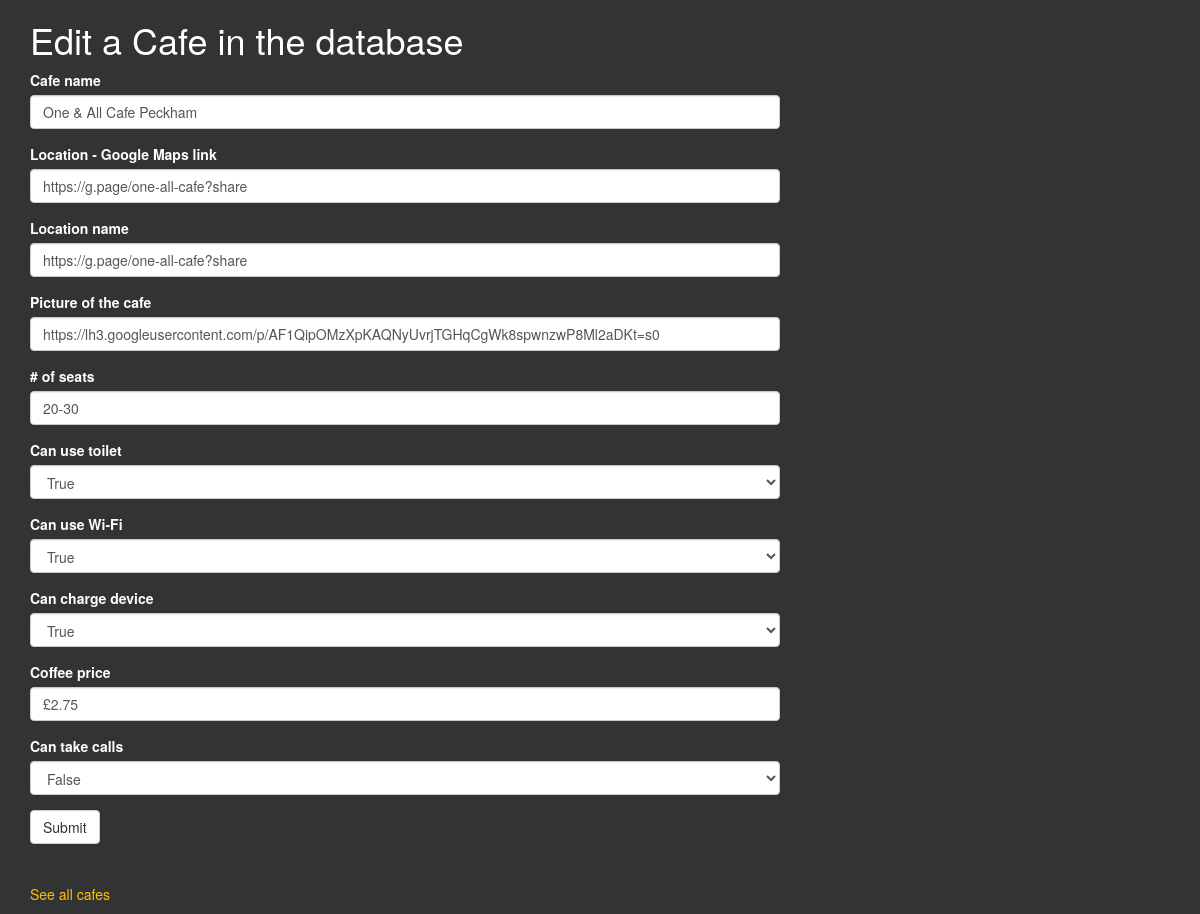
The page /edit/3 on the database its author committed.
### main.py (models this page shows)
class Cafe(db_sqlalchemy.Model):
    id = db_sqlalchemy.Column(db_sqlalchemy.Integer, primary_key=True)
    name = db_sqlalchemy.Column(db_sqlalchemy.String(250), unique=True, nullable=False)
    map_url = db_sqlalchemy.Column(db_sqlalchemy.String(500), nullable=False)
    img_url = db_sqlalchemy.Column(db_sqlalchemy.String(500), nullable=False)
    location = db_sqlalchemy.Column(db_sqlalchemy.String(250), nullable=False)
    has_sockets = db_sqlalchemy.Column(db_sqlalchemy.Boolean, nullable=False)
    has_toilet = db_sqlalchemy.Column(db_sqlalchemy.Boolean, nullable=False)
    has_wifi = db_sqlalchemy.Column(db_sqlalchemy.Boolean, nullable=False)
    can_take_calls = db_sqlalchemy.Column(db_sqlalchemy.Boolean, nullable=False)
    seats = db_sqlalchemy.Column(db_sqlalchemy.String(250), nullable=False)
    coffee_price = db_sqlalchemy.Column(db_sqlalchemy.String(250), nullable=False)

### main.py (the view, shortened to what this page needs)
@app.route("/edit/<cafe_id>", methods=["GET", "POST"])
def edit_cafe(cafe_id):
    cafe_to_update = Cafe.query.get(cafe_id)
    form = CafeForm(can_take_calls=cafe_to_update.can_take_calls,
                    coffee_price=cafe_to_update.coffee_price,
                    has_sockets=cafe_to_update.has_sockets,
                    has_toilet=cafe_to_update.has_toilet,
                    has_wifi=cafe_to_update.has_wifi,
                    img_url=cafe_to_update.img_url,
                    location=cafe_to_update.map_url,
                    map_url=cafe_to_update.map_url,
                    name=cafe_to_update.name,
                    seats=cafe_to_update.seats)
    return render_template('edit.html', form=form, submitted=False)

### main.py
class CafeForm(FlaskForm):
    name = StringField('Cafe name', validators=[DataRequired()])
    map_url = StringField('Location - Google Maps link', validators=[DataRequired(), URL()])
    location = StringField('Location name', validators=[DataRequired()])
    img_url = StringField('Picture of the cafe', validators=[DataRequired(), URL()])
    seats = StringField('# of seats', validators=[DataRequired()])
    has_toilet = SelectField('Can use toilet', validators=[DataRequired()], choices=["True", "False"])
    has_wifi = SelectField('Can use Wi-Fi', validators=[DataRequired()], choices=["True", "False"])
    has_sockets = SelectField('Can charge device', validators=[DataRequired()], choices=["True", "False"])
    coffee_price = StringField('Coffee price', validators=[DataRequired()])
    can_take_calls = SelectField('Can take calls', validators=[DataRequired()], choices=["True", "False"])
    submit = SubmitField()

### templates/edit.html (shortened to what this page needs)
{% extends 'bootstrap/base.html' %}
{% import "bootstrap/wtf.html" as wtf %}
{% block styles %}
{{super()}}
<link rel="stylesheet" href="/static/css/styles.css">
{% endblock %}
{% block content %}
<div class="container">
  <div class="row">
    <div class="col-sm-12 col-md-8">
      <h1>Edit a Cafe in the database</h1>
      {{ wtf.quick_form(form, novalidate=True) }}
	  <p class="space-above"><a onclick='window.location.href="/cafes"'>See all cafes</a></p>
    </div>
  </div>
</div>
{% endblock %}

### static/css/styles.css (style rules this page uses)
body { background-color: #333; color: white; }
a { color: #ffc107; }
.space-above { margin-top: 20px; padding-top: 20px; }

### rows shown on the page
Cafe: name "One & All Cafe Peckham", map_url "https://g.page/one-all-cafe?share", location "https://g.page/one-all-cafe?share", img_url "https://lh3.googleusercontent.com/p/AF1QipOMzXpKAQNyUvrjTGHqCgWk8spwnzwP8Ml2aDKt=s0", seats "20-30", has_toilet "True", has_wifi "True", has_sockets "True", coffee_price "£2.75", can_take_calls "False"
